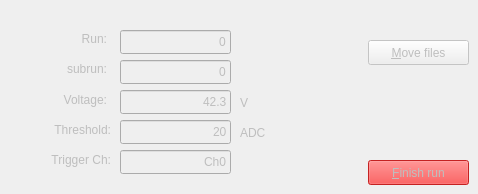
      <widget class="QWidget" name="tab_15">
       <property name="enabled">
        <bool>false</bool>
       </property>
       <attribute name="title">
        <string>Style2</string>
       </attribute>
       <widget class="QLabel" name="triggerCh">
        <property name="geometry">
         <rect>
          <x>10</x>
          <y>150</y>
          <width>101</width>
          <height>20</height>
         </rect>
        </property>
        <property name="text">
         <string>Trigger Ch:</string>
        </property>
        <property name="alignment">
         <set>Qt::AlignRight|Qt::AlignTrailing|Qt::AlignVCenter</set>
        </property>
       </widget>
       <widget class="QLabel" name="label">
        <property name="geometry">
         <rect>
          <x>40</x>
          <y>30</y>
          <width>67</width>
          <height>17</height>
         </rect>
        </property>
        <property name="text">
         <string>Run:</string>
        </property>
        <property name="alignment">
         <set>Qt::AlignRight|Qt::AlignTrailing|Qt::AlignVCenter</set>
        </property>
       </widget>
       <widget class="QLabel" name="label_4">
        <property name="geometry">
         <rect>
          <x>10</x>
          <y>120</y>
          <width>101</width>
          <height>20</height>
         </rect>
        </property>
        <property name="text">
         <string>Threshold:</string>
        </property>
        <property name="alignment">
         <set>Qt::AlignRight|Qt::AlignTrailing|Qt::AlignVCenter</set>
        </property>
       </widget>
       <widget class="QLabel" name="label_2">
        <property name="geometry">
         <rect>
          <x>40</x>
          <y>60</y>
          <width>67</width>
          <height>17</height>
         </rect>
        </property>
        <property name="text">
         <string>subrun:</string>
        </property>
        <property name="alignment">
         <set>Qt::AlignRight|Qt::AlignTrailing|Qt::AlignVCenter</set>
        </property>
       </widget>
       <widget class="QLineEdit" name="voltage">
        <property name="geometry">
         <rect>
          <x>120</x>
          <y>90</y>
          <width>111</width>
          <height>24</height>
         </rect>
        </property>
        <property name="text">
         <string>42.3</string>
        </property>
        <property name="alignment">
         <set>Qt::AlignRight|Qt::AlignTrailing|Qt::AlignVCenter</set>
        </property>
       </widget>
       <widget class="QLineEdit" name="trigger_channel">
        <property name="geometry">
         <rect>
          <x>120</x>
          <y>150</y>
          <width>111</width>
          <height>24</height>
         </rect>
        </property>
        <property name="styleSheet">
         <string notr="true"/>
        </property>
        <property name="text">
         <string>Ch0</string>
        </property>
        <property name="alignment">
         <set>Qt::AlignRight|Qt::AlignTrailing|Qt::AlignVCenter</set>
        </property>
       </widget>
       <widget class="QLineEdit" name="run">
        <property name="geometry">
         <rect>
          <x>120</x>
          <y>30</y>
          <width>111</width>
          <height>24</height>
         </rect>
        </property>
        <property name="text">
         <string>0</string>
        </property>
        <property name="alignment">
         <set>Qt::AlignRight|Qt::AlignTrailing|Qt::AlignVCenter</set>
        </property>
        <property name="readOnly">
         <bool>false</bool>
        </property>
       </widget>
       <widget class="QPushButton" name="button_movefile">
        <property name="geometry">
         <rect>
          <x>368</x>
          <y>40</y>
          <width>101</width>
          <height>25</height>
         </rect>
        </property>
        <property name="text">
         <string>&amp;Move files</string>
        </property>
       </widget>
       <widget class="QLabel" name="label_6">
        <property name="geometry">
         <rect>
          <x>240</x>
          <y>125</y>
          <width>41</width>
          <height>16</height>
         </rect>
        </property>
        <property name="text">
         <string>ADC</string>
        </property>
       </widget>
       <widget class="QLineEdit" name="subrun">
        <property name="geometry">
         <rect>
          <x>120</x>
          <y>60</y>
          <width>111</width>
          <height>24</height>
         </rect>
        </property>
        <property name="text">
         <string>0</string>
        </property>
        <property name="alignment">
         <set>Qt::AlignRight|Qt::AlignTrailing|Qt::AlignVCenter</set>
        </property>
       </widget>
       <widget class="QPushButton" name="pushButton_2">
        <property name="geometry">
         <rect>
          <x>368</x>
          <y>160</y>
          <width>101</width>
          <height>25</height>
         </rect>
        </property>
        <property name="palette">
         <palette>
          <active>
           <colorrole role="Button">
            <brush brushstyle="SolidPattern">
             <color alpha="255">
              <red>239</red>
              <green>41</green>
              <blue>41</blue>
             </color>
            </brush>
           </colorrole>
           <colorrole role="Light">
            <brush brushstyle="SolidPattern">
             <color alpha="255">
              <red>255</red>
              <green>51</green>
              <blue>51</blue>
             </color>
            </brush>
           </colorrole>
           <colorrole role="Midlight">
            <brush brushstyle="SolidPattern">
             <color alpha="255">
              <red>229</red>
              <green>25</green>
              <blue>25</blue>
             </color>
            </brush>
           </colorrole>
           <colorrole role="Dark">
            <brush brushstyle="SolidPattern">
             <color alpha="255">
              <red>102</red>
              <green>0</green>
              <blue>0</blue>
             </color>
            </brush>
           </colorrole>
           <colorrole role="Mid">
            <brush brushstyle="SolidPattern">
             <color alpha="255">
              <red>136</red>
              <green>0</green>
              <blue>0</blue>
             </color>
            </brush>
           </colorrole>
           <colorrole role="Base">
            <brush brushstyle="SolidPattern">
             <color alpha="255">
              <red>239</red>
              <green>41</green>
              <blue>41</blue>
             </color>
            </brush>
           </colorrole>
           <colorrole role="Window">
            <brush brushstyle="SolidPattern">
             <color alpha="255">
              <red>239</red>
              <green>41</green>
              <blue>41</blue>
             </color>
            </brush>
           </colorrole>
           <colorrole role="Shadow">
            <brush brushstyle="SolidPattern">
             <color alpha="255">
              <red>0</red>
              <green>0</green>
              <blue>0</blue>
             </color>
            </brush>
           </colorrole>
           <colorrole role="AlternateBase">
            <brush brushstyle="SolidPattern">
             <color alpha="255">
              <red>229</red>
              <green>127</green>
              <blue>127</blue>
             </color>
            </brush>
           </colorrole>
          </active>
          <inactive>
           <colorrole role="Button">
            <brush brushstyle="SolidPattern">
             <color alpha="255">
              <red>239</red>
              <green>41</green>
              <blue>41</blue>
             </color>
            </brush>
           </colorrole>
           <colorrole role="Light">
            <brush brushstyle="SolidPattern">
             <color alpha="255">
              <red>255</red>
              <green>51</green>
              <blue>51</blue>
             </color>
            </brush>
           </colorrole>
           <colorrole role="Midlight">
            <brush brushstyle="SolidPattern">
             <color alpha="255">
              <red>229</red>
              <green>25</green>
              <blue>25</blue>
             </color>
            </brush>
           </colorrole>
           <colorrole role="Dark">
            <brush brushstyle="SolidPattern">
             <color alpha="255">
              <red>102</red>
              <green>0</green>
              <blue>0</blue>
             </color>
            </brush>
           </colorrole>
           <colorrole role="Mid">
            <brush brushstyle="SolidPattern">
             <color alpha="255">
              <red>136</red>
              <green>0</green>
              <blue>0</blue>
             </color>
            </brush>
           </colorrole>
           <colorrole role="Base">
            <brush brushstyle="SolidPattern">
             <color alpha="255">
              <red>239</red>
              <green>41</green>
              <blue>41</blue>
             </color>
            </brush>
           </colorrole>
           <colorrole role="Window">
            <brush brushstyle="SolidPattern">
             <color alpha="255">
              <red>239</red>
              <green>41</green>
              <blue>41</blue>
             </color>
            </brush>
           </colorrole>
           <colorrole role="Shadow">
            <brush brushstyle="SolidPattern">
             <color alpha="255">
              <red>0</red>
              <green>0</green>
              <blue>0</blue>
             </color>
            </brush>
           </colorrole>
           <colorrole role="AlternateBase">
            <brush brushstyle="SolidPattern">
             <color alpha="255">
              <red>229</red>
              <green>127</green>
              <blue>127</blue>
             </color>
            </brush>
           </colorrole>
          </inactive>
          <disabled>
           <colorrole role="Button">
            <brush brushstyle="SolidPattern">
             <color alpha="255">
              <red>239</red>
              <green>41</green>
              <blue>41</blue>
             </color>
            </brush>
           </colorrole>
           <colorrole role="Light">
            <brush brushstyle="SolidPattern">
             <color alpha="255">
              <red>255</red>
              <green>51</green>
              <blue>51</blue>
             </color>
            </brush>
           </colorrole>
           <colorrole role="Midlight">
            <brush brushstyle="SolidPattern">
             <color alpha="255">
              <red>229</red>
              <green>25</green>
              <blue>25</blue>
             </color>
            </brush>
           </colorrole>
           <colorrole role="Dark">
            <brush brushstyle="SolidPattern">
             <color alpha="255">
              <red>102</red>
              <green>0</green>
              <blue>0</blue>
             </color>
            </brush>
           </colorrole>
           <colorrole role="Mid">
            <brush brushstyle="SolidPattern">
             <color alpha="255">
              <red>136</red>
              <green>0</green>
              <blue>0</blue>
             </color>
            </brush>
           </colorrole>
           <colorrole role="Base">
            <brush brushstyle="SolidPattern">
             <color alpha="255">
              <red>239</red>
              <green>41</green>
              <blue>41</blue>
             </color>
            </brush>
           </colorrole>
           <colorrole role="Window">
            <brush brushstyle="SolidPattern">
             <color alpha="255">
              <red>239</red>
              <green>41</green>
              <blue>41</blue>
             </color>
            </brush>
           </colorrole>
           <colorrole role="Shadow">
            <brush brushstyle="SolidPattern">
             <color alpha="255">
              <red>0</red>
              <green>0</green>
              <blue>0</blue>
             </color>
            </brush>
           </colorrole>
           <colorrole role="AlternateBase">
            <brush brushstyle="SolidPattern">
             <color alpha="255">
              <red>204</red>
              <green>0</green>
              <blue>0</blue>
             </color>
            </brush>
           </colorrole>
          </disabled>
         </palette>
        </property>
        <property name="autoFillBackground">
         <bool>false</bool>
        </property>
        <property name="styleSheet">
         <string notr="true">background-color: rgb(239, 41, 41);
</string>
        </property>
        <property name="text">
         <string>&amp;Finish run</string>
        </property>
        <property name="autoDefault">
         <bool>false</bool>
        </property>
        <property name="default">
         <bool>false</bool>
        </property>
        <property name="flat">
         <bool>false</bool>
        </property>
       </widget>
       <widget class="QLineEdit" name="threshold">
        <property name="geometry">
         <rect>
          <x>120</x>
          <y>120</y>
          <width>111</width>
          <height>24</height>
         </rect>
        </property>
        <property name="text">
         <string>20</string>
        </property>
        <property name="alignment">
         <set>Qt::AlignRight|Qt::AlignTrailing|Qt::AlignVCenter</set>
        </property>
       </widget>
       <widget class="QLabel" name="label_5">
        <property name="geometry">
         <rect>
          <x>240</x>
          <y>95</y>
          <width>16</width>
          <height>16</height>
         </rect>
        </property>
        <property name="text">
         <string>V</string>
        </property>
       </widget>
       <widget class="QLabel" name="label_3">
        <property name="geometry">
         <rect>
          <x>26</x>
          <y>90</y>
          <width>81</width>
          <height>20</height>
         </rect>
        </property>
        <property name="text">
         <string>Voltage:</string>
        </property>
        <property name="alignment">
         <set>Qt::AlignRight|Qt::AlignTrailing|Qt::AlignVCenter</set>
        </property>
       </widget>
      </widget>
